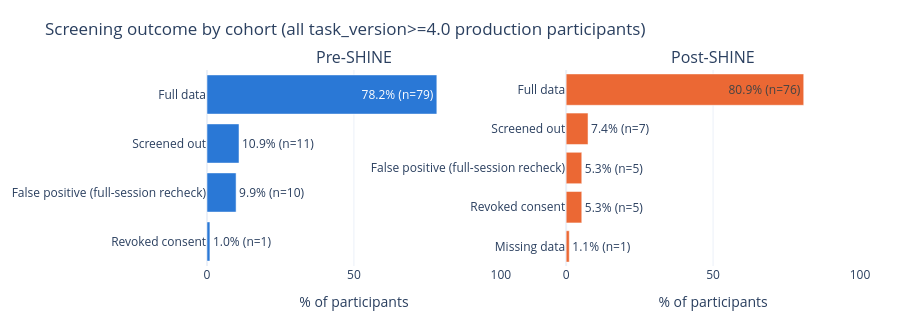

The code cell stored with this chart in its notebook:
### Markdown cell above
## 6. Additional comparisons

Two comparisons that speak directly to whether the retained pre- and post-SHINE samples are
equivalent, beyond what was asked for above:

- **Screening/retention outcome**: among *all* `task_version >= 4.0` production participants
  (not just retained ones), does the rate of ending up "full data" vs. screened out / flagged
  as a false positive on the full-session recheck differ by cohort? A differential retention
  rate would mean the two retained samples aren't drawn from equivalently-screened pools.
- **QC flag rate**: per-subject rate of the recorded main-trial `qc_flag` (see
  `SpAM_Task/js/utils.js`'s `computeMainQcFlag`), compared between cohorts -- a proxy for
  whether one SHINE variant's images were harder to arrange sensibly.

### Code cell
v4plus = df_participants[pd.to_numeric(df_participants["task_version"], errors="coerce") >= 4.0]
v4plus = v4plus[v4plus["cohort"] == "production"]

fig_retention_status(v4plus).show()

### Figure 1 — Plotly figure (JSON) as saved in the notebook; plotly's stock layout.template omitted (floating-point values rounded to 4 significant figures)
{"data": [{"marker": {"color": "#2a78d6"}, "orientation": "h", "showlegend": false, "text": ["78.2% (n=79)", "10.9% (n=11)", "9.9% (n=10)", "1.0% (n=1)"], "textposition": "auto", "type": "bar", "x": [78.22, 10.89, 9.901, 0.9901], "xaxis": "x", "y": ["Full data", "Screened out", "False positive (full-session recheck)", "Revoked consent"], "yaxis": "y"}, {"marker": {"color": "#eb6834"}, "orientation": "h", "showlegend": false, "text": ["80.9% (n=76)", "7.4% (n=7)", "5.3% (n=5)", "5.3% (n=5)", "1.1% (n=1)"], "textposition": "auto", "type": "bar", "x": [80.85, 7.447, 5.319, 5.319, 1.064], "xaxis": "x2", "y": ["Full data", "Screened out", "False positive (full-session recheck)", "Revoked consent", "Missing data"], "yaxis": "y2"}], "layout": {"annotations": [{"font": {"size": 16}, "showarrow": false, "text": "Pre-SHINE", "x": 0.225, "xanchor": "center", "xref": "paper", "y": 1.0, "yanchor": "bottom", "yref": "paper"}, {"font": {"size": 16}, "showarrow": false, "text": "Post-SHINE", "x": 0.775, "xanchor": "center", "xref": "paper", "y": 1.0, "yanchor": "bottom", "yref": "paper"}], "height": 320, "margin": {"b": 50, "l": 190, "r": 40, "t": 70}, "title": {"text": "Screening outcome by cohort (all task_version>=4.0 production participants)"}, "width": 900, "xaxis": {"anchor": "y", "domain": [0.0, 0.45], "range": [0, 100], "title": {"text": "% of participants"}}, "xaxis2": {"anchor": "y2", "domain": [0.55, 1.0], "range": [0, 100], "title": {"text": "% of participants"}}, "yaxis": {"anchor": "x", "autorange": "reversed", "domain": [0.0, 1.0]}, "yaxis2": {"anchor": "x2", "autorange": "reversed", "domain": [0.0, 1.0]}}}
